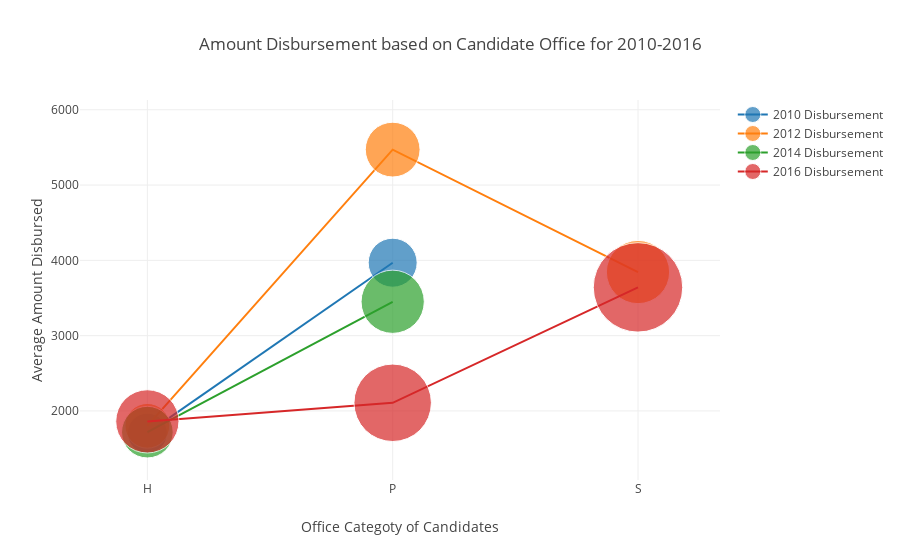

Notebook source saved alongside this figure:
### Code cell
#Type of offices
officeTypes = (officeTypeBasedDF['can_off'].unique())
y1 = off2010['dis_amo']
y2 = off2012['dis_amo']
y3 = off2014['dis_amo']
y4 = off2016['dis_amo']

trace1 = go.Scatter(
    x=officeTypes,
    y=y1,
    text=['Office Type: Home</br>', 'Office Type: President</br>', 'Office Type: Senate</br>'],
    name = '2010 Disbursement', # Style name/legend entry with html tags
    #['A</br>size: 40</br>sixeref: 0.2', 'B</br>size: 60</br>sixeref: 0.2', 'C</br>size: 80</br>sixeref: 0.2', 'D</br>size: 100</br>sixeref: 0.2']
    marker=dict(
        size=[400, 600, 800, 1000],
        sizeref=.5,
        sizemode='area',
    )
)
trace2 = go.Scatter(
    x=officeTypes,
    y= y2,
    name = '2012 Disbursement',
    text=['Office Type: Home</br>', 'Office Type: President</br>', 'Office Type: Senate</br>'],
    marker=dict(
        size=[400, 600, 800, 1000],
        sizeref=.4,
        sizemode='area',
    )
)
trace3 = go.Scatter(
    x=officeTypes,
    y= y3,
    text=['Office Type: Home</br>', 'Office Type: President</br>', 'Office Type: Senate</br>'],
    name = '2014 Disbursement', # Style name/legend entry with html tags
    marker=dict(
        size=[400, 600, 800, 1000],
        sizeref=0.3,
        sizemode='area',
    )
)
trace4 = go.Scatter(
    x=officeTypes,
    y= y4,
    text=['Office Type: Home</br>', 'Office Type: President</br>', 'Office Type: Senate</br>'],
    name = '2016 Disbursement', 
    marker=dict(
        size=[400, 600, 800, 1000],
        sizeref=0.2,
        sizemode='area',
    )
)
layout = dict(title = 'Amount Disbursement based on Candidate Office for 2010-2016',
             yaxis = dict(title = 'Average Amount Disbursed'),
             xaxis = dict(title = 'Office Categoty of Candidates')
             )

data = [trace1, trace2, trace3, trace4]
fig = dict(data=data,layout=layout)
py.offline.iplot(fig)

### Figure 1 — Plotly figure (JSON) as saved in the notebook; plotly's stock layout.template omitted (floating-point values rounded to 4 significant figures)
{"data": [{"marker": {"size": [400, 600, 800, 1000], "sizemode": "area", "sizeref": 0.5}, "name": "2010 Disbursement", "text": ["Office Type: Home</br>", "Office Type: President</br>", "Office Type: Senate</br>"], "type": "scatter", "x": ["H", "P", "S"], "y": [1705.0, 3969.0]}, {"marker": {"size": [400, 600, 800, 1000], "sizemode": "area", "sizeref": 0.4}, "name": "2012 Disbursement", "text": ["Office Type: Home</br>", "Office Type: President</br>", "Office Type: Senate</br>"], "type": "scatter", "x": ["H", "P", "S"], "y": [1803.0, 5471.0, 3845.0]}, {"marker": {"size": [400, 600, 800, 1000], "sizemode": "area", "sizeref": 0.3}, "name": "2014 Disbursement", "text": ["Office Type: Home</br>", "Office Type: President</br>", "Office Type: Senate</br>"], "type": "scatter", "x": ["H", "P", "S"], "y": [1719.0, 3450.0]}, {"marker": {"size": [400, 600, 800, 1000], "sizemode": "area", "sizeref": 0.2}, "name": "2016 Disbursement", "text": ["Office Type: Home</br>", "Office Type: President</br>", "Office Type: Senate</br>"], "type": "scatter", "x": ["H", "P", "S"], "y": [1861.0, 2108.0, 3641.0]}], "layout": {"title": "Amount Disbursement based on Candidate Office for 2010-2016", "xaxis": {"title": "Office Categoty of Candidates"}, "yaxis": {"title": "Average Amount Disbursed"}}}
